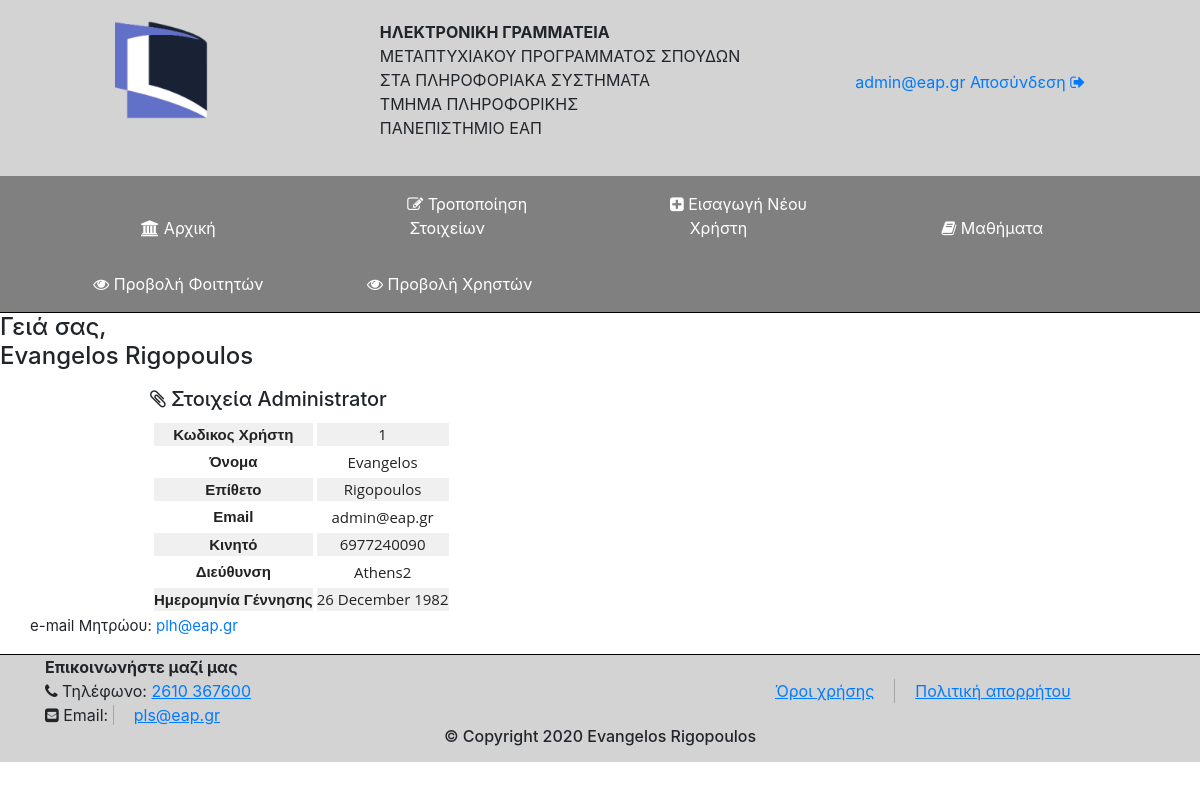
Page /memberbackoffice.php (signed in) on the committed database.
### tables this page shows
CREATE TABLE `user` (
  `user_id` int(10) NOT NULL,
  `name` varchar(50) DEFAULT NULL,
  `lastname` varchar(50) DEFAULT NULL,
  `Email` varchar(50) DEFAULT NULL,
  `Password` varchar(50) DEFAULT NULL,
  `role` set('Administrator','Student','Professor') NOT NULL,
  `mobile` varchar(10) DEFAULT NULL,
  `address` varchar(50) DEFAULT NULL,
  `birth_date` date DEFAULT NULL,
  `register_date` date DEFAULT NULL,
  `register_number` varchar(50) NOT NULL
);

### memberbackoffice.php (the view, shortened to what this page needs)
<?php
include("header.php");
include("config.php");
$name = $_SESSION['login_user'];
 $sql="SELECT * FROM user WHERE Email= ? ";
        $query = $conn->prepare($sql);
         $query->execute(array($name));
            while($row = $query -> fetch())
            {
            $user_id=$row['user_id'];
            $name =$row['name'];
            $lastname=$row['lastname'];
            $email=$row['Email'];
            $role=$row['role'];
            $mobile=$row['mobile'];
            $address = $row['address'];
            $birth_date=$row['birth_date'];
            }
?>
<!DOCTYPE html>
<html lang="en">
<head>
    <link rel="stylesheet" href="https://cdnjs.cloudflare.com/ajax/libs/font-awesome/4.7.0/css/font-awesome.min.css">
    <link rel="stylesheet" href="https://cdnjs.cloudflare.com/ajax/libs/animate.css/4.1.1/animate.min.css"/>
  <link rel="stylesheet" href="styles/styles.css">
    <hr>
</head>
<body>
<div class="page-header">
        <h4>Γειά σας, <p><?php echo $name." ".$lastname ?>
    </p></h4>
    <div>
        <div>
            <h5 style="padding-left:150px;" ><i class="fa fa-paperclip"></i> Στοιχεία <?php echo $role ?></h5>
        </div>
    <table class="user" style="padding-left:150px;">
    <tbody>
        <tr class="coloredtext">
            <td><b>Κωδικος Χρήστη</b><td><?php echo $user_id ?></td>
        </tr>
        <tr class="text">
            <td><b>Όνομα</b><td><?php echo $name ?></td>
        </tr>
        <tr class="coloredtext">
            <td><b>Επίθετο</b><td><?php echo $lastname ?></td>
        </tr>
        <tr class="text">
            <td><b>Email</b><td><?php echo $email ?></td>
        </tr>
        <tr class="coloredtext">
            <td><b>Κινητό</b><td><?php echo $mobile ?></td>
        </tr>
        <tr class="text">
            <td><b>Διεύθυνση</b><td><?php echo $address ?></td>
        </tr>
        <tr class="coloredtext">
            <td><b>Ημερομηνία Γέννησης</b><td><?php echo date("j F Y", strtotime($birth_date)); ?></td>
        </tr>
    </tbody>
    </table>
    </div>
    <div style="padding-left:30px;">
    <p  style="font-size:15px;">
    <span class="text">e-mail Μητρώου:</span>
    <span class="text"> <a href="#">plh@eap.gr</a></span>
</p>
    </div>
</div>
</body>
<?php
    include("footer.php");
    ?>
</html>

### styles/styles.css (style rules this page uses)
body { margin: 0em; width: auto; }
hr { border-top: 1px solid black; margin:0px; }
table, th, td { border: 1px solid black; border-collapse: collapse; text-align: center; color:rgb(91, 91, 92); }
table { width:100%; }
b { font-size: 15px; font-family:Verdana, Geneva, Tahoma, sans-serif; }
.user { display: table; border-collapse: separate; box-sizing: border-box; text-indent: initial; border-spacing:2px; border-color:gray; width:auto; height: auto; border-top-width: 0px; border-right-width: 0px; border-bottom-width: 0px; border-left-width: 0px; -webkit-border-horizontal-spacing: 4px; -webkit-border-vertical-spacing: 4px; animation:fadeInLeft; animation-duration: 0.5s; }
.text { background-color: #ffffff; }
.coloredtext { background-color:#f0f0f0; ; }
.user td { font-family:Verdana, Geneva, Tahoma, sans-serif; font-weight: 400; font-size: 15px; border: none; }
.user,tr,th,td { font-family: Open Sans !important; font: 75% / 1.5 sans-serif; margin: 0; padding: 0; border: none; color: #222222; }
.show,th,td { font-family: Open Sans !important; font:100% /1.5 Arial, Helvetica, sans-serif; margin:auto; border-bottom: 1px black solid; padding:auto; color: #222222; border-collapse: collapse; border-spacing:2px; }

### rows in the picture
user: name "Evangelos", lastname "Rigopoulos", role "Administrator", user_id "1", Email "admin@eap.gr", mobile "6977240090", address "Athens2", birth_date "26 December 1982"

### other values in the picture
$_SESSION['email'] "admin@eap.gr"
